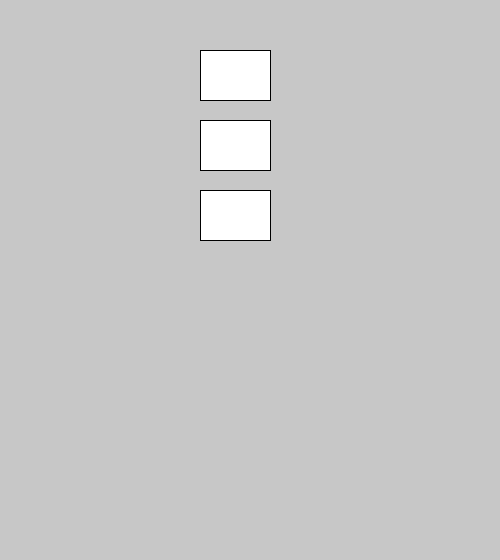
Frame 1 (no input)
Frame 60 (the mouse pressed at the canvas centre just before this capture): identical to frame 1, image omitted
Frame 120 (the mouse held since frame 60 and released just before this capture): identical to frame 1, image omitted

The Processing sketch that drew this single still picture (run headless with seeded random() and noise(); from frame 60 on, the mouse is pressed at the canvas centre):

// Processing sketch: snake_4
// ── snake_4.pde
int n = 25, m = 25; //地圖橫格數, 地圖直格數
int cw, ch; //格子寬度, 格子高度
int[] map; //食物位置
int[] snakex = new int[100]; //蛇x位置
int[] snakey = new int[100]; //蛇y位置
int snakesize = 1; //蛇大小
int timer = 0; //用來判斷蛇要移動了嗎
int t = 30; //速度
int s ;  //過關食物數量
int direction = 0; //蛇移動方向
int foods = 0;
int timer_c = 40;
int count;

void setup()
{
  size(500, 560);
  cw= width/n;
  ch=(height-60)/m;
  map = new int[n*m];
  for (int i=0; i < n*m; i++)
  {
    map[i]= 0;
  }
  int food = (int)random(n*m);
  map[food]=1;
  snakex[0]= (int)random(n);
  snakey[0]= (int)random(3, m+3);
}

void draw()
{
  background(199);
  if (press==false) choose();
  if (press==true)
  {
    setting(s,t);
  }
}

void check() //檢查食物是否被吃，並生成新的
{
  int newpsnakex = snakex[0];
  int newpsnakey = snakey[0];
  if (snakey[0] >= 3 && snakey[0] <= m+2) {

    if (map[(newpsnakey-3)*n+ newpsnakex] ==1)
    {
      foods++;
      println("吃了 "+foods+" 個");

      int lsnakex = snakex[snakesize-1];
      int lsnakey = snakey[snakesize-1];

      map[(newpsnakey-3)*n+ newpsnakex]=0;
      int food = (int)random(n*m);
      map[food]=1;
      snakesize++;

      snakex[snakesize-1] = lsnakex;
      snakey[snakesize-1] = lsnakey;
    }
  }
}

void keyPressed()
{
  switch(keyCode)
  {
  case LEFT:
    direction =0;
    break;
  case RIGHT:
    direction =3;
    break;
  case UP:
    direction =1;
    break;
  case DOWN:
    direction =2;
    break;
  }
}

void move()
{
  for (int i = snakesize-1; i>0; i--)
  {
    snakex[i ]=snakex[i-1 ]; //snakex[0]是頭，所以把snakex[0]清出來放新頭
    snakey[i ]=snakey[i-1 ];
  }
  int newpsnakex = snakex[0]; //蛇新位置
  int newpsnakey = snakey[0];
  switch(direction)
  {
  case 0: //往左
    newpsnakex--;
    break;
  case 1: //往上
    newpsnakey--;
    break;
  case 2: //往下
    newpsnakey++;
    break;
  case 3: //往右
    newpsnakex++;
    break;
  }

  snakex[0]=newpsnakex; //套用
  snakey[0]=newpsnakey;
}

void setting(int s,int t)
{
  if (foods == s) win();
  else if (count>0 && snakex[0] >= 0 && snakey[0] >= 3 && snakex[0] != n && snakey[0] != m+3) 
  {
    drawmap();
    drawsnake();
    timer++;
    if (( timer % t)==0) {
      move();
      check();

      timer =0;
    }
  } 
  else gameover();
  count=timer_c-millis()/1000;
  fill(0, 0, 255);
  textSize(30);
  if (count>0)  text("Time: "+count, 20, 25);
}

void drawmap() {
  int count =0;
  for ( int i=0; i < m; i++)
  {
    for ( int j = 0; j < n; j ++)
    {
      if ( map[count]==1)
      {
        fill(255, 0, 0); //食物
      } else
        fill(255);
      rect( j*cw, (i+3)*ch, cw, ch); //j在前，從左到右，i在前，從上到下
      count++;
    }
  }
}

void drawsnake() {
  fill(0, 0, 255);
  for ( int i = 0; i < snakesize; i++)
  {
    int psnakex = snakex[i]; //蛇現在的x
    int psnakey = snakey[i]; //蛇現在的y
    rect(psnakex*cw, psnakey*ch, cw, ch);
  }
}

// ── choose.pde
void choose()
{
  rect(200,50,70,50);
  rect(200,120,70,50);
  rect(200,190,70,50);
}

boolean press=false;
void mousePressed()
{
  if (mouseX>=200 && mouseX<=270 && mouseY>=50 && mouseY<=100)
  {
    t=30;  s=5;
    press=true;
  }
  else if(mouseX>=200 && mouseX<=270 && mouseY>=120 && mouseY<=170)
  {
    t=20;  s=5;
    press=true;
  }
  else if(mouseX>=200 && mouseX<=270 && mouseY>=190 && mouseY<=240)
  {
    t=15;  s=5;
    press=true;
  }
}

// ── game_result.pde
void gameover()
{
  
  count=0;
  background(0, 255, 0);
  
}

void win()
{
  count=0;
  background(255, 255, 0);
}
